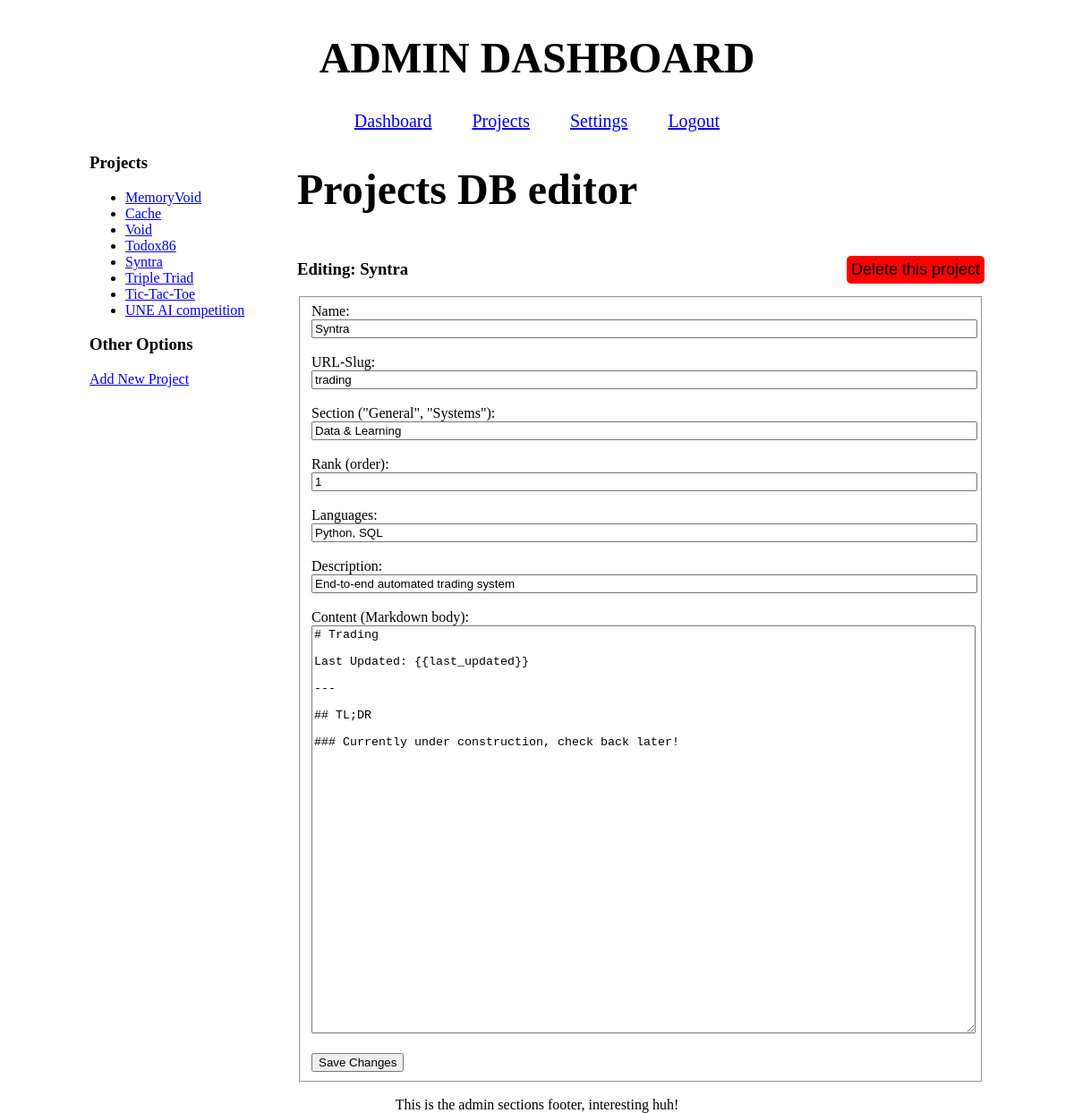
Screenshot of /site/admin/projects.php?id=9 (signed in) with the database file from the repository.
### tables this page shows
CREATE TABLE projects (
    id INTEGER PRIMARY KEY AUTOINCREMENT,
    name TEXT NOT NULL,
    slug TEXT NOT NULL UNIQUE,
    last_updated TEXT NOT NULL DEFAULT (date('now')),
    section TEXT NOT NULL DEFAULT 'General',
    rank INTEGER NOT NULL DEFAULT 1,
    languages TEXT,
    description TEXT NOT NULL,
    content TEXT NOT NULL
    );

### site/admin/projects.php (the view, shortened to what this page needs)
<?php
require_once "init.php";
$selected_project = null;
$isNew = false;
if (isset($_GET['id'])) {
    $statement = $database->prepare("SELECT * FROM projects WHERE id = :id");
    $statement->execute([":id" => $_GET["id"]]);
    $selected_project = $statement->fetch();
}
$projects = $database->query("SELECT id, name FROM projects ORDER BY id ASC");
?>
<?php include "header.php" ?>
<main>
  <div class="side-panel">
    <h3>Projects</h3>
    <ul>
      <?php while ($p = $projects->fetch()) : ?>
        <li>
          <a href="?id=<?= $p["id"] ?>"><?= htmlspecialchars($p["name"]) ?></a>
        </li>
      <?php endwhile ?>
    </ul>
    <h3>Other Options</h3>
      <a href="?action=new">Add New Project</a>
  </div>
  <div class="center-panel">
    <h1>Projects DB editor</h1>
    <?php if ($selected_project || $isNew): ?>
      <div class="form-heading">
        <?php if (!$isNew): ?>
          <h3>Editing: <?= htmlspecialchars($selected_project["name"]) ?></h3>
          <form method="POST">
            <button class="delete-btn" type="submit" onclick="return
              confirm('Are you sure you want to delete this project');">
              Delete this project
            </button>
          </form>
        <?php else: ?>
          <h3>Adding New Project</h3>
        <?php endif; ?>
      </div>
      <form method="POST">
        <fieldset>
          <label>Name: </label><br>
          <input name="name" value="<?= htmlspecialchars($selected_project["name"]) ?>">
          <br><br>
          <label>URL-Slug: </label><br>
          <input name="slug" value="<?= htmlspecialchars($selected_project["slug"]) ?>">
          <br><br>
          <label>Section ("General", "Systems"): </label><br>
          <input name="section" value="<?= htmlspecialchars($selected_project["section"]) ?>">
          <br><br>
          <label>Rank (order): </label><br>
          <input name="rank" value="<?= htmlspecialchars($selected_project["rank"]) ?>">
          <br><br>
          <label>Languages: </label><br>
          <input name="languages" value="<?= htmlspecialchars($selected_project["languages"]) ?>">
          <br><br>
          <label>Description: </label><br>
          <input name="description" value="<?= htmlspecialchars($selected_project["description"]) ?>">
          <br><br>
          <label>Content (Markdown body): </label><br>
          <textarea name="content" rows="30"><?= htmlspecialchars($selected_project["content"]) ?></textarea>
          <br><br>
          <button type="submit"><?= $isNew ? "Add Project" : "Save Changes" ?></button>
        </fieldset>
      </form>
    <?php else: ?>
      <p>Select a project from the left to edit.</>
    <?php endif; ?>
  </div>
</main>
<?php include "footer.php" ?>

### site/css/admin.css (style rules this page uses)
h1 { font-size: 3rem; font-weight: bold; }
body { font-size: 16px; height: 100vh; max-width: 1000px; width: 100%; margin: auto; }
main { text-align: center; display: flex; gap: 2rem; text-align: left; max-width: 1000px; margin: auto; }
.side-panel { min-width: 200px; max-width: 200px; overflow-wrap: break-word; }
.center-panel { flex: 1; }
.form-heading { display: flex; justify-content: space-between; align-items: center; }
.delete-btn { background-color: red; font-size: 18px; border: 0; padding: 5px; border-radius: 5px; }
input, textarea { width: 100%; }

### rows the page displays
projects: name "MemoryVoid"
projects: name "Cache"
projects: name "Void"
projects: name "Todox86"
projects: name "Syntra", slug "trading", section "Data & Learning", rank "1", languages "Python, SQL", description "End-to-end automated trading system", content "# Trading Last Updated: {{last_updated}} --- ## TL;DR ### Currently under construction, check back later!"
projects: name "Triple Triad"
projects: name "Tic-Tac-Toe"
projects: name "UNE AI competition"
